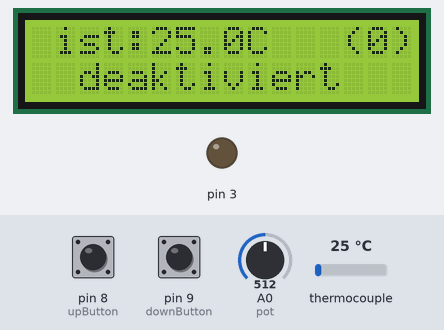
A sketch run on a simulated Arduino Uno, built with avr-gcc and run on an emulated ATmega328P. Parts: 16×2 character LCD, output pins drawn as LEDs (lit = HIGH). Inputs (shaded band) come from the test bench; at power-on: pin 8 (upButton) HIGH, thermocouple 25 °C, pin 9 (downButton) HIGH, A0 (pot) = 512. What the sketch prints to the serial monitor is not drawn.

Above: at 5.8 s.
5.9 s: pin 8 (upButton) pulled LOW for 0.15 s
At 7.4 s:
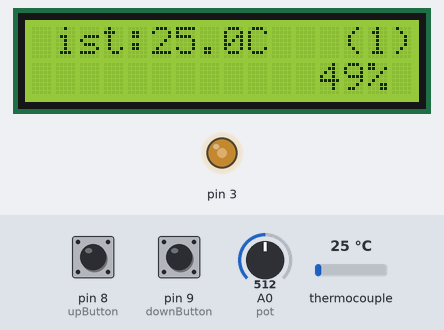
8.5 s: pin 8 (upButton) pulled LOW for 1 s
At 9.9 s:
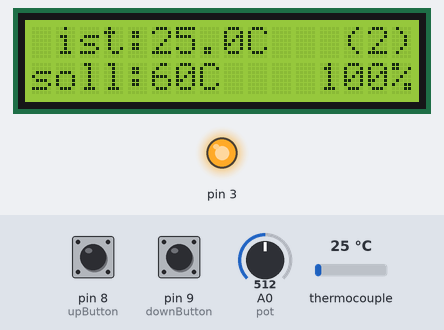
11.0 s: pin 8 (upButton) pulled LOW for 0.15 s
At 11.8 s:
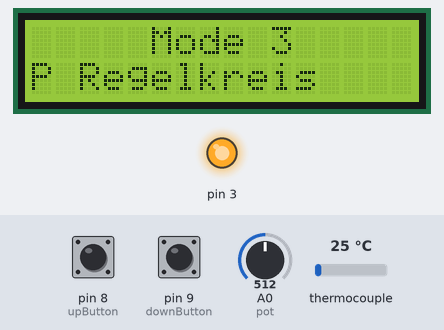
13.6 s: pin 8 (upButton) pulled LOW for 3.2 s
At 14.5 s:
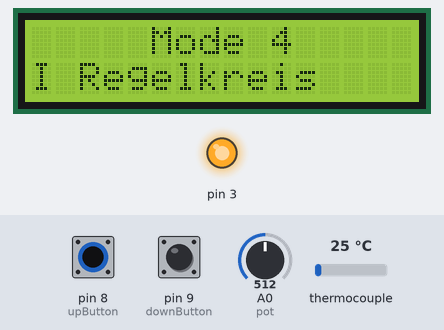
18.3 s: thermocouple set to 75 °C
At 19.81 s:
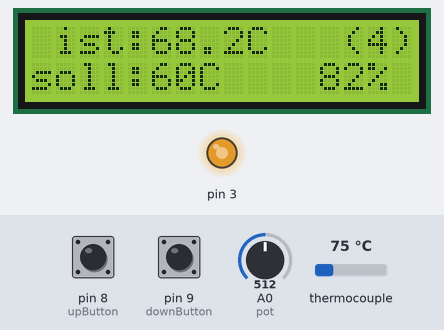
21.3 s: pin 8 (upButton) pulled LOW for 0.15 s
At 22.1 s:
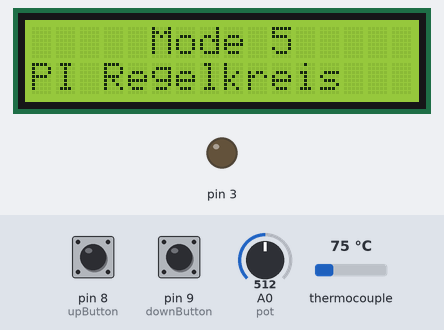
Timing chart, 0 to 24.3 s (numbered marks = the images above; inputs shaded):
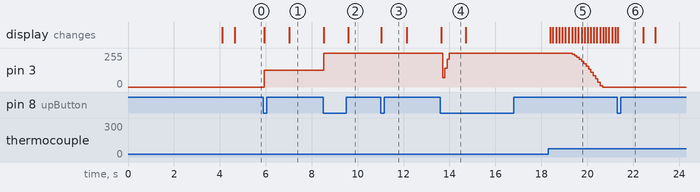

The sketch:

Arduino_Regelungstechnik.ino
```cpp
#include "IO.h"
#include "control.h"

static double P = 80;
static double I = 20;
static double D = 40;


void setup()
{
  startup();
}

void loop()
{

  IO();


  if (mode == 0)
  {
    disable();
  }


  if (mode == 1)
  {
    OffenerRegelkreis();
  }


  if (mode == 2)
  {
    OnOff();
  }


  if (mode == 3)
  {
    tempControl.SetTunings(P, 0, 0); //P
    tempControl.Compute();
  }


  if (mode == 4)
  {
    tempControl.SetTunings(0, I, 0); //I
    tempControl.Compute();
  }


  if (mode == 5)
  {
    tempControl.SetTunings(P, I, 0); //PI
    tempControl.Compute();
  }


  if (mode == 6)
  {
    tempControl.SetTunings(P, 0, D); //PD
    tempControl.Compute();
  }


  if (mode == 7)
  {
    tempControl.SetTunings(P, I, D); //PID
    tempControl.Compute();
  }

}
```

IO.h
```cpp
#include <LiquidCrystal_I2C.h>
#include <Smoothed.h>
#include <max6675.h>
#include <PWM.h>
#include <PID_v1.h>

LiquidCrystal_I2C lcd(0x27, 16, 2);


/////////////////////////////////////////////////////////////////////////////////////////////
//Temperatursensor
/////////////////////////////////////////////////////////////////////////////////////////////
static int ktcSO = 5;
static int ktcCS = 6;
static int ktcSCK = 7;
MAX6675 ktc(ktcSCK, ktcCS, ktcSO);

long unsigned int lastRead = 0;
static int readRate = 230;

Smoothed <float> tempSensor;
Smoothed <int> smoothPotentiometer;

double Temperature;
double tempReading;


/////////////////////////////////////////////////////////////////////////////////////////////
//Potentiometer
/////////////////////////////////////////////////////////////////////////////////////////////
static int analogLowDeadband = 50;
static int analogHighDeadband = 30;

int analogPot;
static int pot = A0;

double setTemperature;

double Power;
int Potentiometer;

static int maxTemp = 100;
static int minTemp = 40;

static int potiSteps = 7;

int stepPoti;


/////////////////////////////////////////////////////////////////////////////////////////////
//PWM
/////////////////////////////////////////////////////////////////////////////////////////////
static int OUT = 3;
static int32_t frequency = 100;


/////////////////////////////////////////////////////////////////////////////////////////////
//Knöpfe
/////////////////////////////////////////////////////////////////////////////////////////////
static int upButton = 8;
static int downButton = 9;

bool upButtonPressed = 0;
bool downButtonPressed = 0;

long unsigned int upButtonMillis = 0;
long unsigned int downButtonMillis = 0;

static int buttonTimer = 200;

int mode = 0;

bool clearSwitch = 0;


/////////////////////////////////////////////////////////////////////////////////////////////
//Modi
/////////////////////////////////////////////////////////////////////////////////////////////
static char* names[] = { "Deaktiviert", "Offener Regelkr.", "On/Off Regelkr.", "P Regelkreis",
                         "I Regelkreis", "PI Regelkreis", "PD Regelkreis", "PID Regelkreis"
                       };

const int modeCount = 7;
const int modeDisplayTime = 1000;


/////////////////////////////////////////////////////////////////////////////////////////////
//PID
/////////////////////////////////////////////////////////////////////////////////////////////
double Kp, Ki, Kd;

PID tempControl(&Temperature, &Power, &setTemperature, Kp, Ki, Kd, DIRECT);


/////////////////////////////////////////////////////////////////////////////////////////////
//LCD
/////////////////////////////////////////////////////////////////////////////////////////////
static int refreshInterval = 100;
unsigned long int lastRefresh = 0;


void startup()
{

  pinMode(8, INPUT_PULLUP);
  pinMode(9, INPUT_PULLUP);
  tempSensor.begin(SMOOTHED_EXPONENTIAL, 1);
  smoothPotentiometer.begin(SMOOTHED_AVERAGE, 5);

  lcd.init();
  lcd.backlight();

  InitTimersSafe();
  SetPinFrequencySafe(OUT, frequency);

  lcd.setCursor(1, 0);
  lcd.print("Umax = 12V DC");

  lcd.setCursor(1, 1);
  lcd.print("Achtung Heiss!");

  delay(4000);

  lcd.clear();

  lcd.setCursor(4, 0);
  lcd.print("03/2024");

  lcd.setCursor(2, 1);
  lcd.print("Moritz Adler");

  delay(500);

  lcd.clear();

  tempControl.SetMode(AUTOMATIC);

  Serial.begin(115200);

  Serial.print(0);
  Serial.print(",");
  Serial.print(0);
  Serial.print(",");
  Serial.print(0);
  Serial.print(",");
  Serial.print(0);
  Serial.print(",");
  Serial.println(120);
}


void IO()
{

  /////////////////////////////////////////////////////////////////////////////////////////////
  //Temperatur messen
  /////////////////////////////////////////////////////////////////////////////////////////////
  if (millis() - lastRead > readRate)
  {
    tempReading = ktc.readCelsius();
    lastRead = millis();
  }
  tempSensor.add(tempReading);
  Temperature = tempSensor.get();


  /////////////////////////////////////////////////////////////////////////////////////////////
  //Potentiometer auswerten
  /////////////////////////////////////////////////////////////////////////////////////////////
  smoothPotentiometer.add(analogRead(pot));
  analogPot = smoothPotentiometer.get();

  Potentiometer = map(analogPot, analogLowDeadband, 1024 - analogHighDeadband , 0 , 255);

  if (analogPot < analogLowDeadband)
  {
    Potentiometer = 0;
  }
  if (analogPot > 1024 - analogHighDeadband)
  {
    Potentiometer = 255;
  }

  if (mode > 1)
  {
    stepPoti = map(Potentiometer, 0, 255, 0, potiSteps);

    if (stepPoti > 0)
    {
      setTemperature = map(stepPoti, 1, potiSteps, minTemp, maxTemp);
    }
    else
    {
      setTemperature = 0;
    }
  }
  else
  {
    setTemperature = 0;
  }

  pwmWrite(OUT, Power);


  /////////////////////////////////////////////////////////////////////////////////////////////
  //Knöpfe auslesen
  /////////////////////////////////////////////////////////////////////////////////////////////
  if (upButtonPressed == 0 && digitalRead(upButton) == 0 && mode < modeCount)
  {
    mode++;
    upButtonPressed = 1;
    upButtonMillis = millis();

    lcd.clear();

    lcd.setCursor(5, 0);
    lcd.print("Mode ");
    lcd.print(mode);

    lcd.setCursor(0, 1);
    lcd.print(names[mode]);
    clearSwitch = 0;
  }

  if (upButtonMillis - millis() > buttonTimer && digitalRead(upButton) == 1)
  {
    upButtonPressed = 0;
  }


  if (downButtonPressed == 0 && digitalRead(downButton) == 0 && mode > 0)
  {
    mode--;
    downButtonPressed = 1;
    downButtonMillis = millis();

    lcd.clear();

    lcd.setCursor(5, 0);
    lcd.print("Mode ");
    lcd.print(mode);

    lcd.setCursor(0, 1);
    lcd.print(names[mode]);
    clearSwitch = 0;
  }

  if (downButtonMillis - millis() > buttonTimer && digitalRead(downButton) == 1)
  {
    downButtonPressed = 0;
  }


  if (millis() - lastRefresh > refreshInterval)
  {
    /////////////////////////////////////////////////////////////////////////////////////////////
    //LCD Anzeige
    /////////////////////////////////////////////////////////////////////////////////////////////
    if (millis() - downButtonMillis  > modeDisplayTime && millis() - upButtonMillis > modeDisplayTime)
    {
      if (clearSwitch == 0)
      {
        lcd.clear();
        clearSwitch = 1;
      }

      lcd.setCursor(0, 0);
      lcd.print(" ist:" + String(Temperature, 1) + "C ");

      lcd.setCursor(13, 0);
      lcd.print("(" + String(mode) + ")");


      if (mode > 1)
      {
        lcd.setCursor(0, 1);
        lcd.print("soll:" + String(setTemperature, 0) + "C ");
      }


      if (mode > 0)
      {
        lcd.setCursor(12, 1);
        lcd.print(String(Power / 2.55, 0) + "%  ");
      }
      else
      {
        lcd.setCursor(2, 1);
        lcd.print("deaktiviert");
      }
    }
    /////////////////////////////////////////////////////////////////////////////////////////////
    //Serielle Anzeige
    /////////////////////////////////////////////////////////////////////////////////////////////

    Serial.print(Temperature);
    Serial.print(",");
    Serial.print(setTemperature);
    Serial.print(",");
    Serial.println(Power / 2.55);

    lastRefresh = millis();

  }
  else
  {
    delay(5);
  }


}
```

control.h
```cpp
void disable()
{
  Power = 0;
}


void OffenerRegelkreis()
{
  Power = Potentiometer;
}


void OnOff()
{
  if (setTemperature > Temperature)
  {
    Power = 255;
  }
  else
  {
    Power = 0;
  }
}
```

Measured:
- after the input at 5.9 s, pin 3: 0/255 → 124/255 at once; the display: first changes at once (image 1 shows a later state)
- after the input at 8.5 s, pin 3: 124/255 → 255/255 at once; the display: first changes at once (image 2 shows a later state)
- after the input at 11.0 s, the display: changes at once (image 3)
- after the input at 13.6 s, pin 3: 255/255 → 70/255 after 0.10 s, → 140/255 0.10 s later, → 210/255 0.10 s later, → 255/255 0.10 s later; the display: changes after 0.05 s (image 4)
- after the input at 18.3 s, pin 3: moves from 255/255 to 0/255 over 1.4 s, starting after 0.95 s; the display: first changes after 0.09 s (image 5 shows a later state)
- after the input at 21.3 s, the display: changes at once (image 6)
- what the display in image 4 shows lasts 1.0 s, from 13.7 s to 14.7 s
